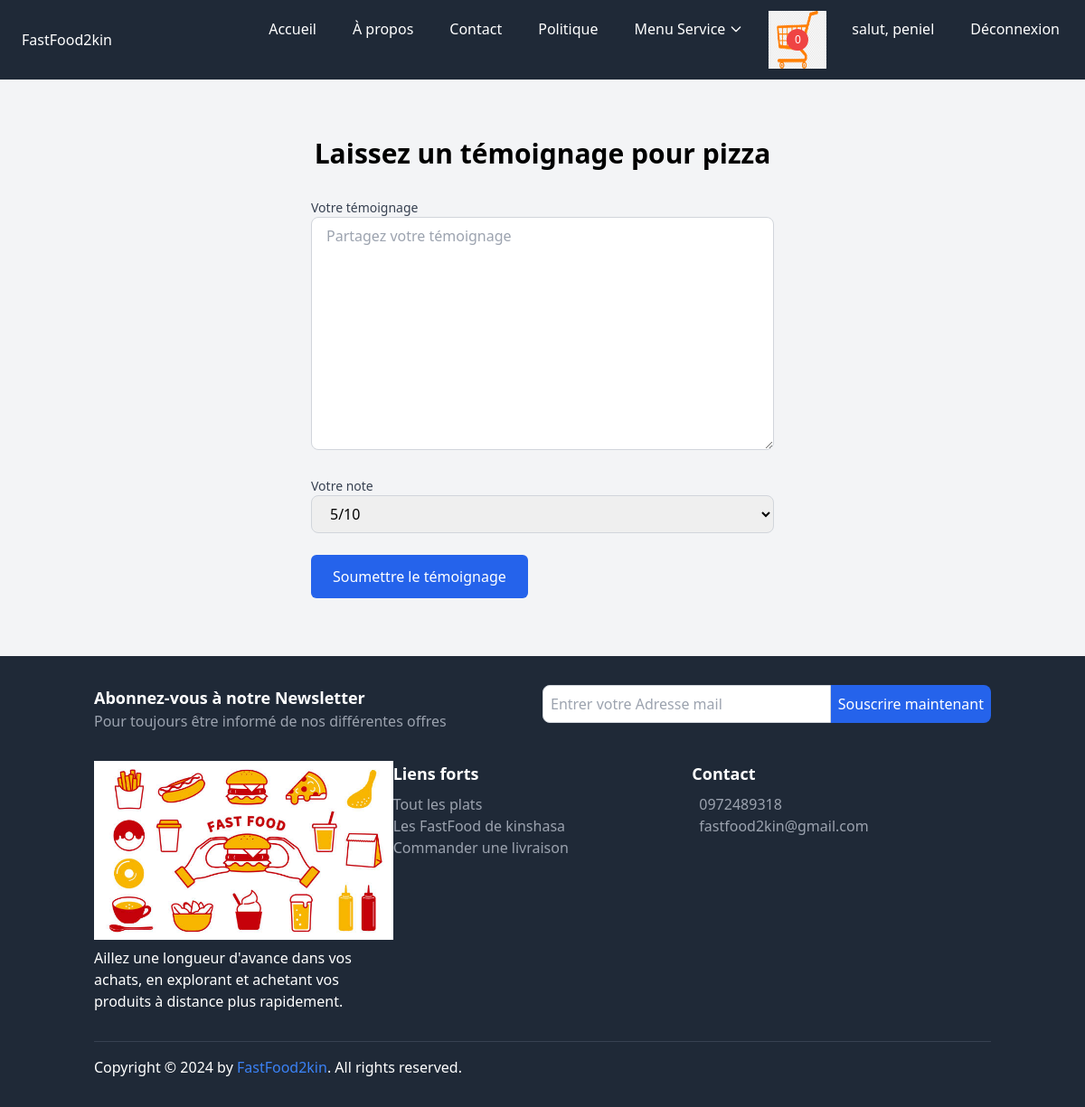
The page /user/product/2/add_testimonialproduct/ (signed in) on the database its author committed.
### core/models.py (models this page shows, shortened)
class Cart(models.Model):
    user = models.ForeignKey(settings.AUTH_USER_MODEL, on_delete=models.CASCADE, related_name='carts')
    created_at = models.DateTimeField(auto_now_add=True)
    is_ordered = models.BooleanField(default=False)
    is_active = models.BooleanField(default=True) # Ajoutez ce champ
    def get_item_count(self):
        return sum(item.quantity for item in self.items.all())

class CustomUser(AbstractUser):
    email = models.EmailField(unique=True)
    profile_pic = models.ImageField(upload_to="p_img", blank=True, null=True)
    address = models.CharField(max_length=50, blank=True, null=True)
    phone = models.CharField(max_length=11, blank=True, null=True)
    role = models.CharField(max_length=50, blank=True, null=True)
    bio = models.TextField(blank=True, null=True)
    USERNAME_FIELD = 'email'
    REQUIRED_FIELDS = ('username',)

class Product(models.Model):
    store = models.ForeignKey(Store, on_delete=models.CASCADE, related_name="products")
    category = models.ForeignKey(Category, on_delete=models.CASCADE, related_name="products")
    name = models.CharField(max_length=255)
    description = models.TextField()
    price = models.DecimalField(max_digits=10, decimal_places=2)
    price_with_commission = models.DecimalField(max_digits=10, decimal_places=2, blank=True, null=True)
    stock = models.PositiveIntegerField()
    image = models.ImageField(upload_to='products/', null=True, blank=True)
    image_galerie = models.ImageField(upload_to='product/galerie/', null=True, blank=True, verbose_name="Image galerie")
    created_at = models.DateTimeField(auto_now_add=True)

### core/views.py (the view)
# urls.py: path('product/<int:id>/add_testimonialproduct/', views.add_testimonialproduct, name='add_testimonialproduct'),
def add_testimonialproduct(request, id):
    product = Product.objects.get(id=id)
    if request.method == 'POST':
        form = TestimonialproductForm(request.POST)
        if form.is_valid():
            testimonial = form.save(commit=False)
            testimonial.user = request.user  # Assigner l'utilisateur connecté
            testimonial.product = product  # Assigner le magasin
            testimonial.save()
            messages.success(request, 'votre témoignage a été ajoutée avec succès.')
            return redirect('product_detail', id=product.id)
    else:
        form = TestimonialproductForm()
    return render(request, 'core/add_testimonialproduct.html', {'form': form, 'product': product})

### core/forms.py
class TestimonialproductForm(forms.ModelForm):
    class Meta:
        model = Testimonialproduct
        fields = ['content', 'rating']  # Le champ 'store' est exclu car il est automatiquement pris en compte
        widgets = {
            'content': forms.Textarea(attrs={
                'class': 'w-full px-4 py-2 border border-gray-300 rounded-lg focus:outline-none focus:ring-2 focus:ring-blue-500',
                'placeholder': 'Partagez votre témoignage'
            }),
            'rating': forms.Select(choices=Testimonial.RATING_CHOICES, attrs={
                'class': 'w-full px-4 py-2 border border-gray-300 rounded-lg focus:outline-none focus:ring-2 focus:ring-blue-500'
            })
        }

### core/context_processors.py (called while the page is built)
def cart(request):
    if request.user.is_authenticated:
        cart = get_or_create_cart(request.user)
    else:
        cart = None
    return {'cart': cart}

### core/utils.py (called while the page is built)
def get_or_create_cart(user):
    cart, created = Cart.objects.get_or_create(user=user, is_active=True)
    return cart

### core/templates/core/add_testimonialproduct.html (shortened to what this page needs)
{% extends 'base.html' %}
{% load static %}
{% block content %}
<section class="container mx-auto py-16">
    <h2 class="text-3xl font-bold text-center mb-8">Laissez un témoignage pour {{ product.name }}</h2>
    <form method="POST" class="w-full max-w-lg mx-auto">
        <div class="space-y-6">
            <div>
                <label for="id_content" class="block text-sm font-medium text-gray-700">Votre témoignage</label>
                {{ form.content }}
            </div>
            <div>
                <label for="id_rating" class="block text-sm font-medium text-gray-700">Votre note</label>
                {{ form.rating }}
            </div>
        </div>
        <button type="submit" class="mt-6 px-6 py-3 bg-blue-600 text-white rounded-md hover:bg-blue-700 transition duration-300">
            Soumettre le témoignage
        </button>
    </form>
</section>
{% endblock %}

### templates/base.html (shortened to what this page needs)
{% load static %}
<!DOCTYPE html>
<html lang="fr">
<head>
    <link href="https://cdn.jsdelivr.net/npm/tailwindcss@2.2.19/dist/tailwind.min.css" rel="stylesheet">
</head>
<body class="bg-gray-100">
    <nav class="bg-gray-800 text-white">
        <div class="max-w-7xl mx-auto px-4 py-3 flex justify-between items-center">
            <a href="{% url 'index' %}" class="text-gray hover:underline flex items-center bg-white-800 p-2 rounded">
                FastFood2kin
            </a>
            <div class="hidden md:flex space-x-4">
                <a href="{% url 'index' %}" class="hover:bg-gray-700 px-3 py-2 rounded">Accueil</a>
                <a href="{% url 'apropos' %}" class="hover:bg-gray-700 px-3 py-2 rounded">À propos</a>
                <a href="{% url 'contact' %}" class="hover:bg-gray-700 px-3 py-2 rounded">Contact</a>
                <a href="{% url 'politique' %}" class="hover:bg-gray-700 px-3 py-2 rounded">Politique</a>
<div class="relative">
    <button class="hover:bg-gray-700 px-3 py-2 rounded inline-flex items-center" id="immoDropdownButton">
       Menu Service
        <svg class="ml-1 w-4 h-4" fill="none" stroke="currentColor" viewBox="0 0 24 24" xmlns="http://www.w3.org/2000/svg">
            <path stroke-linecap="round" stroke-linejoin="round" stroke-width="2" d="M19 9l-7 7-7-7"></path>
        </svg>
    </button>
</div>
<a href="{% url 'cart_detail' %}" class="relative inline-block">
    <span id="cart-items-count" class="absolute top-1/2 left-1/2 bg-red-500 text-white rounded-full w-6 h-6 flex items-center justify-center text-xs transform -translate-x-1/2 -translate-y-1/2">
        {{ cart.get_item_count }}
    </span>
</a>
                {% if request.user.is_authenticated %}
                    <a href="{% url 'profile' %}" class="hover:bg-gray-700 px-3 py-2 rounded">salut, {{ request.user.username }}</a>
                    <a href="{% url 'signout' %}" class="hover:bg-gray-700 px-3 py-2 rounded">Déconnexion</a>
                {% else %}
                    <a href="{% url 'signup' %}" class="hover:bg-gray-700 px-3 py-2 rounded">S'inscrire</a>
                    <a href="{% url 'signin' %}" class="hover:bg-gray-700 px-3 py-2 rounded">Connexion</a>
                {% endif %}
            </div>
        </div>
    </nav>
      {% block content %}{% endblock content %}
    <footer class="bg-gray-800 text-white py-8">
        <div class="container mx-auto px-4">
            <div class="mb-8">
                <div class="flex flex-col md:flex-row">
                    <div class="md:w-1/2 mb-4 md:mb-0">
                        <h3 class="text-lg font-bold">Abonnez-vous à notre Newsletter</h3>
                        <p class="text-gray-400">Pour toujours être informé de nos différentes offres</p>
                    </div>
                    <div class="md:w-1/2">
                        <form action="https://api.web3forms.com/submit" method="POST" class="flex">
                            <input type="email" name="email" placeholder="Entrer votre Adresse mail" required class="flex-1 p-2 rounded-l-lg border border-gray-300" />
                            <button class="bg-blue-600 text-white p-2 rounded-r-lg">Souscrire maintenant</button>
                        </form>
                    </div>
                </div>
            </div>
            <div class="flex flex-col md:flex-row mb-8">
                <div class="md:w-1/3 mb-4 md:mb-0">
                    <div class="footer-logo mb-2">
                        <img class="img-fluid" src="{% static 'img/fastfood2.jpg' %}" alt="">
                    </div>
                    <p>Aillez une longueur d'avance dans vos achats, en explorant et achetant vos produits à distance plus rapidement.</p>
                </div>
                <div class="md:w-1/3 mb-4 md:mb-0">
                    <h3 class="text-lg font-bold">Liens forts</h3>
                    <ul class="mt-2">
                        <li><a href="{% url 'list_product' %}" class="text-gray-400 hover:text-white">Tout les plats</a></li>
                        <li><a href="{% url 'list_store' %}" class="text-gray-400 hover:text-white">Les FastFood de kinshasa</a></li>
                        <li><a href="{% url 'creer_commande' %}" class="text-gray-400 hover:text-white">Commander une livraison</a></li>
                    </ul>
                </div>
                <div class="md:w-1/3">
                    <h3 class="text-lg font-bold">Contact</h3>
                    <div class="mt-2">
                        <p class="flex items-center"><a href="callto:+243 97 24 89 318" class="text-gray-400 hover:text-white">0972489318</a></p>
                        <p class="flex items-center"><a href="mailto:ngelekapeniel@gmail.com" class="text-gray-400 hover:text-white">fastfood2kin@gmail.com</a></p>
                    </div>
                </div>
            </div>
            <div class="border-t border-gray-700 pt-4">
                <div class="flex justify-between items-center">
                    <div>
                        <p class="mb-0">Copyright © 2024 by <a href="#" class="text-blue-500 hover:underline">FastFood2kin</a>. All rights reserved.</p>
                    </div>
                </div>
            </div>
        </div>
    </footer>
</body>
</html>

### rows shown on the page
Cart: get_item_count "0"
CustomUser: user.username "peniel"
Product: name "pizza"
